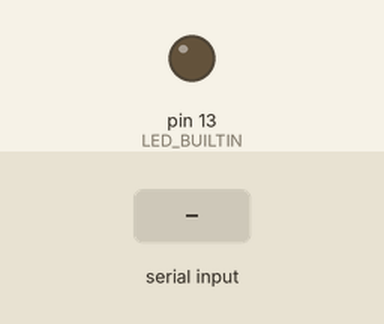
Recording of a sketch running on a simulated Arduino Uno, built with avr-gcc and run on an emulated ATmega328P. Parts: output pins drawn as LEDs (lit = HIGH). The inputs (shaded band) are chosen by the test bench.

Above: at 1.2 s.
1.3 s: "1" received over Serial
At 1.8 s:
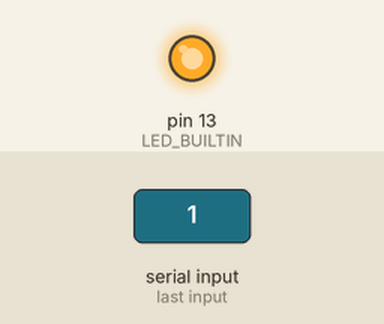
2.8 s: "0" received over Serial
At 3.6 s:
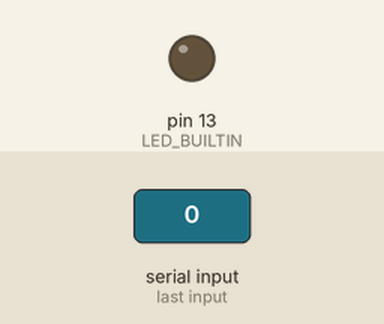
Timing chart, 0 to 5.8 s (numbered marks = the images above; inputs shaded):
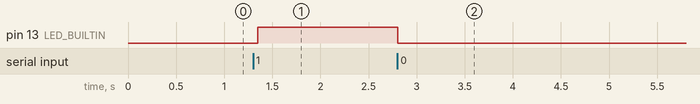

Measured:
- after the input at 1.3 s, pin 13 (LED_BUILTIN): LOW → HIGH after 0.05 s
- after the input at 2.8 s, pin 13 (LED_BUILTIN): HIGH → LOW at once

The sketch:

arduino_comms_test_sketch.ino
```cpp
const int LedPin = 13;
int ledState = 0;

void setup()
{
  pinMode(LED_BUILTIN, OUTPUT);
  Serial.begin(9600);
}

void loop()
{
    char receiveVal;

    if(Serial.available() > 0)
    {
        receiveVal = Serial.read();

       if(receiveVal == '1')
          ledState = 1;
       else
          ledState = 0;
    }

    digitalWrite(LED_BUILTIN, ledState);

    delay(50);
}
```
